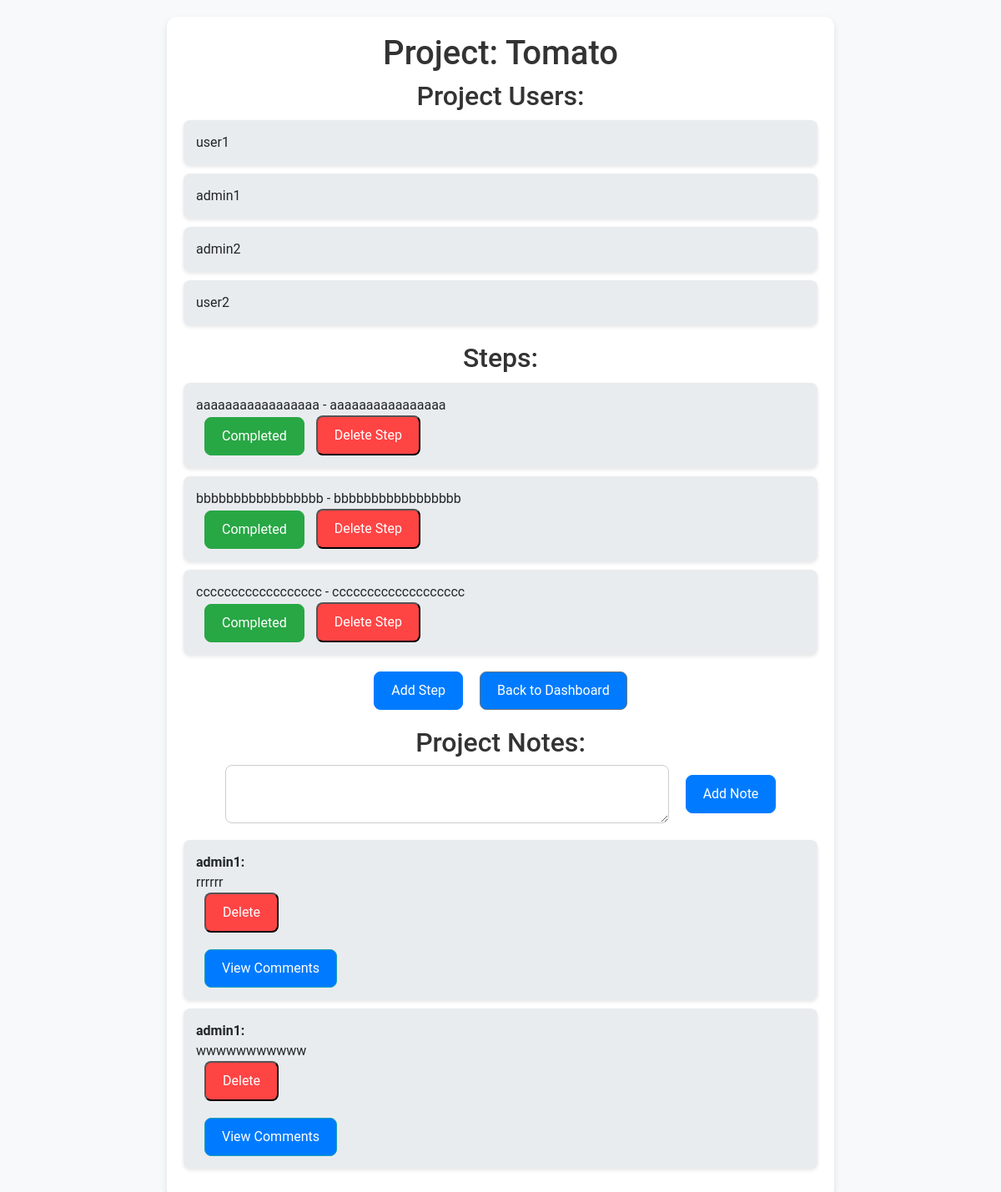
Before: /project_details/4 (signed in) with the older database file.
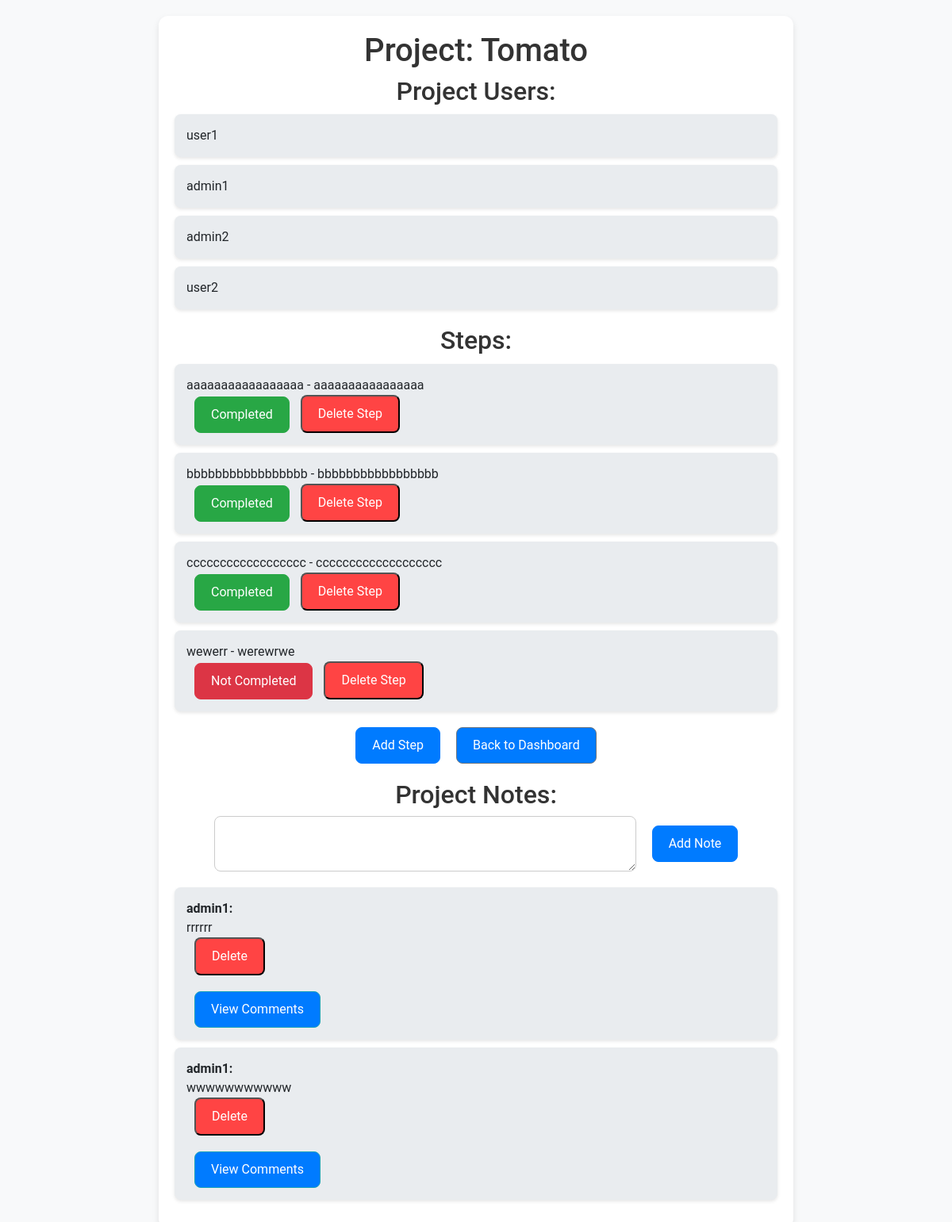
After: the same page with the newer database file.
### app.py (models this page shows, shortened)
class Project(db.Model):
    id = db.Column(db.Integer, primary_key=True)
    name = db.Column(db.String(150), nullable=False)
    start_date = db.Column(db.Date, nullable=False)
    end_date = db.Column(db.Date, nullable=False)
    steps = db.relationship('Step', backref='project', lazy=True)
    users = db.relationship('User', secondary=project_users, lazy='subquery',
        backref=db.backref('projects', lazy=True))
    notes = db.relationship('ProjectNote', backref='project', lazy=True)

class User(UserMixin, db.Model):
    id = db.Column(db.Integer, primary_key=True)
    username = db.Column(db.String(150), unique=True, nullable=False)
    password_hash = db.Column(db.String(150), nullable=False)
    role = db.Column(db.String(50), nullable=False)

class Step(db.Model):
    id = db.Column(db.Integer, primary_key=True)
    name = db.Column(db.String(150), nullable=False)
    note = db.Column(db.Text, nullable=True)
    completed = db.Column(db.Boolean, default=False, nullable=False)
    project_id = db.Column(db.Integer, db.ForeignKey('project.id'), nullable=False)

class ProjectNote(db.Model):
    id = db.Column(db.Integer, primary_key=True)
    content = db.Column(db.Text, nullable=False)
    project_id = db.Column(db.Integer, db.ForeignKey('project.id'), nullable=False)
    user_id = db.Column(db.Integer, db.ForeignKey('user.id'), nullable=False)
    created_at = db.Column(db.DateTime, default=datetime.utcnow)
    user = db.relationship('User', backref=db.backref('notes', lazy=True))
    comments = db.relationship('Comment', backref='note', lazy=True)

### app.py (the view, shortened to what this page needs)
@app.route('/project_details/<int:project_id>', methods=['GET', 'POST'])
@login_required
def project_details(project_id):
    project = Project.query.get_or_404(project_id)
    return render_template('project_details.html', project=project)

### app.py (called while the page is built)
@login_manager.user_loader
def load_user(user_id):
    return db.session.get(User, int(user_id))

### templates/project_details.html (shortened to what this page needs)
<!DOCTYPE html>
<html lang="en">
<head>
    <link rel="stylesheet" href="https://stackpath.bootstrapcdn.com/bootstrap/4.5.2/css/bootstrap.min.css">
    <link rel="stylesheet" href="{{ url_for('static', filename='styles.css') }}">
</head>
<body>
    <div class="container">
        <h1>Project: {{ project.name }}</h1>
        <div class="project-users">
            <h2>Project Users:</h2>
            <ul>
                {% for user in project.users %}
                <li>{{ user.username }}</li>
                {% endfor %}
            </ul>
        </div>
        <h2>Steps:</h2>
        <ul id="steps-list">
            {% for step in project.steps %}
            <li id="step-{{ step.id }}">
                <div class="step-content">
                    <span class="step-name">{{ step.name }} - {% if step.note %}{{ step.note }}{% else %}No Notes{% endif %}</span>
                    <div>
                        <button class="btn {% if step.completed %}btn-success{% else %}btn-danger{% endif %}" onclick="toggleCompletion({{ project.id }}, {{ step.id }})">
                            {% if step.completed %}Completed{% else %}Not Completed{% endif %}
                        </button>
                        <form action="{{ url_for('delete_step', project_id=project.id, step_id=step.id) }}" method="post" onsubmit="return confirm('Are you sure you want to delete this step?');" style="display: inline;">
                            <button type="submit" class="btn-delete">Delete Step</button>
                        </form>
                    </div>
                </div>
            </li>
            {% endfor %}
        </ul>
        <div class="action-buttons">
            <a href="{{ url_for('add_step', project_id=project.id) }}" class="btn btn-primary">Add Step</a>
            <a href="{{ url_for('dashboard') }}" class="btn btn-secondary">Back to Dashboard</a>
        </div>
        <div class="project-notes">
            <h2>Project Notes:</h2>
            {% if current_user.role == 'admin' %}
            <form action="{{ url_for('project_details', project_id=project.id) }}" method="POST">
                <textarea name="note" rows="2" required maxlength="200"></textarea>
                <button type="submit" class="btn btn-primary">Add Note</button>
            </form>
            {% endif %}
            <ul>
                {% for note in project.notes %}
                <li>
                    <strong>{{ note.user.username }}:</strong> {{ note.content }}
                    {% if current_user.role == 'admin' %}
                    <form action="{{ url_for('delete_note', note_id=note.id) }}" method="POST" style="display: inline;">
                        <button type="submit" class="btn-delete">Delete</button>
                    </form>
                    {% endif %}
                    <button onclick="toggleComments({{ note.id }})" class="btn btn-info">View Comments</button>
                </li>
                {% endfor %}
            </ul>
        </div>
    </div>
</body>
</html>

### static/styles.css (style rules this page uses)
body { font-family: 'Roboto', sans-serif; background-color: #f8f9fa; margin: 0; padding: 20px; display: flex; justify-content: center; align-items: center; min-height: 100vh; }
.container { width: 100%; max-width: 800px; background: white; padding: 20px; border-radius: 12px; box-shadow: 0 4px 8px rgba(0,0,0,0.1); }
h1, h2 { color: #333; text-align: center; }
ul { list-style: none; padding: 0; }
li { padding: 15px; margin: 10px 0; background: #e9ecef; border-radius: 8px; box-shadow: 0 2px 4px rgba(0,0,0,0.1); display: flex; justify-content: space-between; align-items: center; transition: background 0.3s; word-break: break-word; }
.btn, .btn-delete, .btn-success, .btn-danger { display: inline-block; margin-left: 10px; padding: 10px 20px; background-color: #007bff; color: white; text-decoration: none; border-radius: 8px; text-align: center; transition: background 0.3s; }
.btn-success { background-color: #28a745; }
.btn-danger { background-color: #dc3545; }
.btn-delete { background-color: #ff4444; }
a { color: #007bff; text-decoration: none; transition: color 0.3s; }
.action-buttons { display: flex; justify-content: center; margin-top: 20px; }
.action-buttons a { margin-right: 10px; }
.project-users { margin-bottom: 20px; text-align: center; }
.project-notes { margin-top: 20px; }
.project-notes form { display: flex; justify-content: center; align-items: center; margin-bottom: 20px; }
.project-notes form textarea { width: 70%; padding: 10px; border-radius: 8px; border: 1px solid #ccc; margin-right: 10px; max-length: 200; }
.project-notes ul { list-style: none; padding: 0; }
.project-notes li { display: flex; flex-direction: column; justify-content: space-between; align-items: flex-start; padding: 15px; background: #e9ecef; border-radius: 8px; margin-bottom: 10px; box-shadow: 0 2px 4px rgba(0,0,0,0.1); word-break: break-word; }

Changed rows visible on the page:
added Step: name "wewerr", note "werewrwe", completed "Not Completed"
